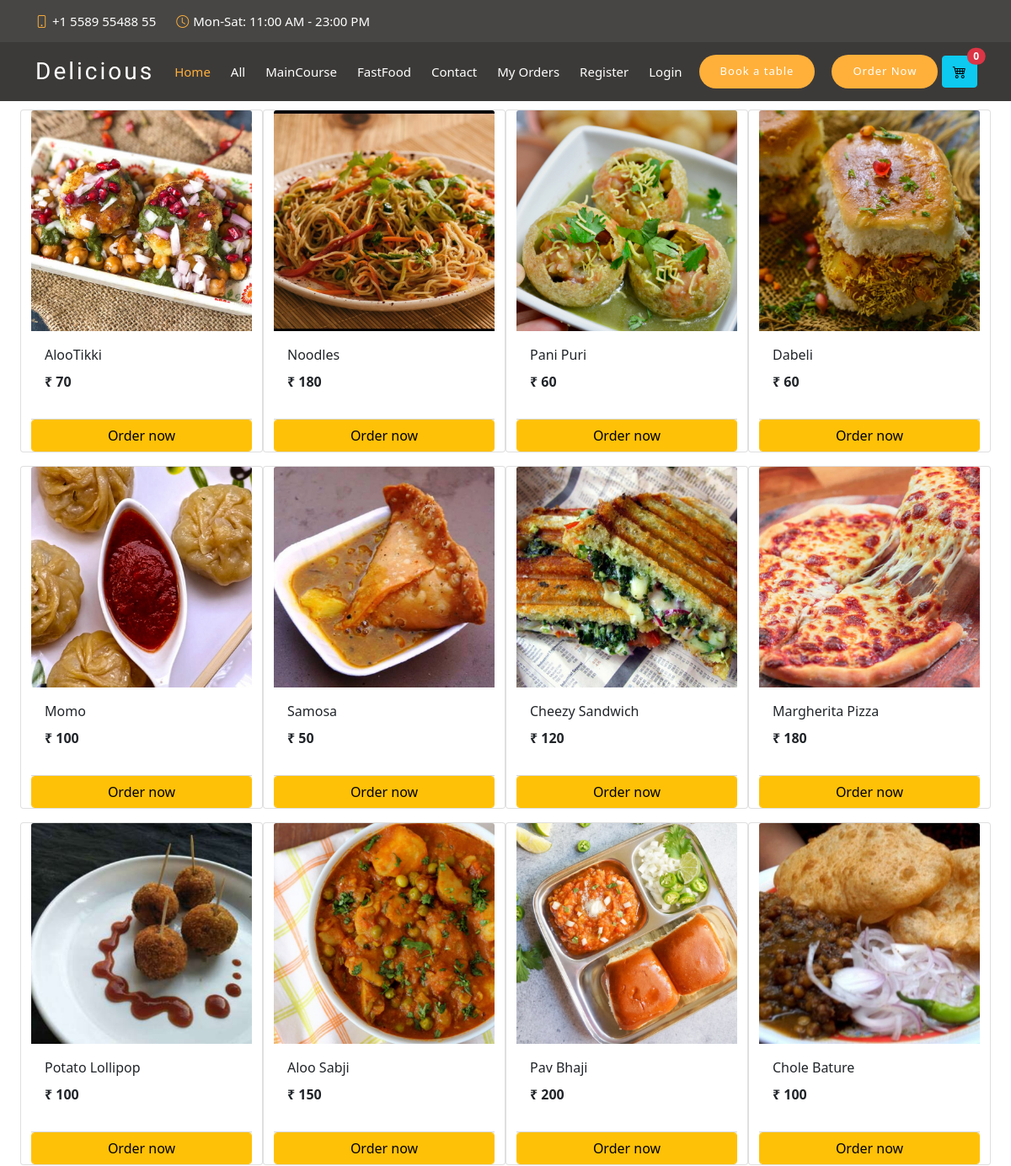
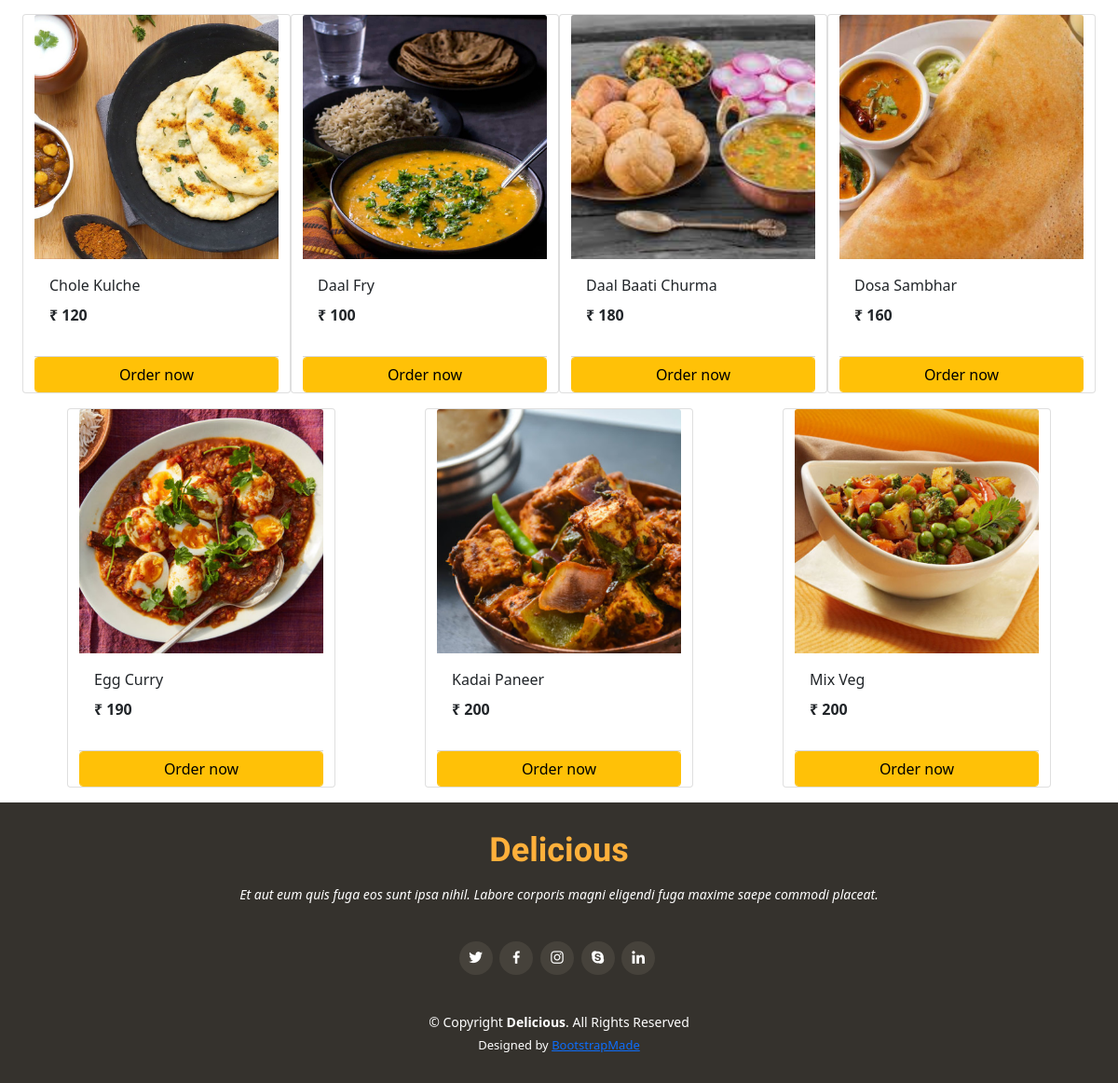
Page /orderpanel on the committed database (2 pictures, top to bottom).
### order/models/category.py (models this page shows, shortened)
class Category(models.Model):
    name=models.CharField(max_length=20)
    @staticmethod
    def get_all_categories():
        return Category.objects.all()

### order/models/product.py (models this page shows, shortened)
class Product(models.Model):
    name=models.CharField(max_length=50)
    price=models.IntegerField(default=0)
    category=models.ForeignKey(Category,on_delete=models.CASCADE ,default=1)
    description=models.CharField(max_length=200 ,default='',null=True,blank=True)
    image=models.ImageField(upload_to='uploads/products/')
    @staticmethod
    def get_all_products():
        return Product.objects.all()

### restaurant/views.py (the view, shortened to what this page needs)
# urls.py: path('orderpanel',OrderPanel.as_view(),name='orderpanel'),
class OrderPanel(View):
    def get(self,request):
        cart=request.session.get('cart')
        if not cart:
            request.session['cart']={}#initially cart is empty when any anonymous user will come
        products=None
        categories=Category.get_all_categories()#all categories come here from category models
        categoryID=request.GET.get('category')#here the categories are take from the server
        if categoryID:
            products=Product.get_all_products_by_categoryid(categoryID)#If there are different categories then it return the categoryID means only category of that id
        else:
            products=Product.get_all_products(); #else return all products of different categories
        data={}
        data['products']=products
        data['categories']=categories
        print('you are:',request.session.get('email'))#this is for testing purpose in console
        return render(request,"orderpanel.html",data)

### order/templatetags/cart.py (called while the page is built)
@register.filter(name='cart_quantity')
def cart_quantity(product,cart):
    keys=cart.keys()
    for id in keys:
        if int(id)==product.id:
            return cart.get(id)
    return 0;

### order/templatetags/custom_filter.py (called while the page is built)
@register.filter(name='currency')
def currency(number):
    return "₹ "+str(number)

### templates/orderpanel.html (shortened to what this page needs)
{% load static %}
{% load cart %}
{% load custom_filter %}
<!DOCTYPE html>
<html lang="en">
<head>
  <link href="{% static 'assets/vendor/animate.css/animate.min.css' %}" rel="stylesheet">
  <link href="{% static 'assets/vendor/bootstrap/css/bootstrap.min.css' %}" rel="stylesheet">
  <link href="{% static 'assets/vendor/bootstrap-icons/bootstrap-icons.css' %}" rel="stylesheet">
  <link href="{% static 'assets/vendor/boxicons/css/boxicons.min.css' %}" rel="stylesheet">
  <link href="{% static 'assets/vendor/glightbox/css/glightbox.min.css' %}" rel="stylesheet">
  <link href="{% static 'assets/vendor/swiper/swiper-bundle.min.css' %}" rel="stylesheet">
  <link href="{% static 'assets/css/style.css' %}" rel="stylesheet">
</head>
<body>
  <section id="topbar" class="d-flex align-items-center fixed-top ">
    <div class="container-fluid container-xl d-flex align-items-center justify-content-center justify-content-lg-start">
      <i class="bi bi-phone d-flex align-items-center"><span>+1 5589 55488 55</span></i>
      <i class="bi bi-clock ms-4 d-none d-lg-flex align-items-center"><span>Mon-Sat: 11:00 AM - 23:00 PM</span></i>
    </div>
  </section>
  <header id="header" class="fixed-top d-flex align-items-center ">
    <div class="container-fluid container-xl d-flex align-items-center justify-content-between">
      <div class="logo me-auto">
        {% if customername %}
        <h1><a href="">Welcome,{{customername |capfirst}}</a></h1>
        {% else %}
        <h1><a href="">Delicious</a></h1>
        {% endif %}
      </div>
      <nav id="navbar" class="navbar order-last order-lg-0">
        <ul>
          <li><a class="nav-link scrollto active" href="/restro">Home</a></li>
          <li><a class="nav-link scrollto" href="/orderpanel">All</a></li>
          {% for category in categories %}
          <li><a class="nav-link scrollto" href="/orderpanel?category={{category.id}}">{{category.name}}</a></li>
          {% endfor %}
          <li><a class="nav-link scrollto" href="/contact">Contact</a></li>
          <li><a class="nav-link scrollto" href="/myorders">My Orders</a></li>
          {% if request.session.customer %}
          <li><a class="nav-link scrollto" href="/logout">Logout</a></li>
          {% else %}
          <li><a class="nav-link scrollto" href="/register">Register</a></li>
          <li><a class="nav-link scrollto" href="/login">Login</a></li>
          {% endif %}
        </ul>
      </nav>
      <a href="/booktable" style="text-decoration:none" class="book-a-table-btn scrollto">Book a table</a>
      <a href="/orderpanel" style="text-decoration:none" class="book-a-table-btn scrollto">Order Now</a> &nbsp; &nbsp; &nbsp;
      <a href="/cart"><button class="btn btn-info position-relative"><i class="bi bi-cart4"></i>
      <span class="position-absolute top-0 start-100 translate-middle badge rounded-pill bg-danger">
       {{request.session.cart.keys|length}}
        </span>
      </button> </a>
    </div>
  </header>
<!doctype html>
<html lang="en">
  <head>
    <link href="https://cdn.jsdelivr.net/npm/bootstrap@5.1.3/dist/css/bootstrap.min.css" rel="stylesheet">
  </head>
  <body>
    <div class="container-fluid mt-3">
      <div class="container-fluid" style="margin-top:130px">
       <div class="row mx-auto">
      {% for product in products %}
      <div class="card mx-auto mb-3" id="{{product.id}}" style="width: 18rem;">
        <img class="card-img-top" src="{{product.image.url}}" alt="Card image cap">
        <div class="card-body">
          <p class="card-title">{{product.name}}</p>
          <p class="card-text"><b>{{product.price|currency}}</b></p>
        </div>
        <div  class="card-footer p-0 no-gutters  ">
          {% if product|cart_quantity:request.session.cart %}
          <div class="row no-gutters" >
            <form action="orderpanel#{{product.id}}" class="col-2" method="POST">
              {% csrf_token %}
              <input hidden type="text" name="product" value="{{product.id}}">
              <input hidden type="text" name="remove" value="True">
              <input type="submit" value=" - " class="btn btn-block btn-danger btn-sm " >
            </form>
            <div class="text-center col">{{product|cart_quantity:request.session.cart}} in cart</div>
            <form action="orderpanel#{{product.id}}" class="col-2" method="POST">
              {% csrf_token %}
              <input hidden type="text" name="product" value="{{product.id}}">
              <input type="submit" value=" + " class=" btn btn-success border-left btn-sm">
            </form>
          </div>
          {% else %}
          <form action="orderpanel#{{product.id}}"  method="POST" class="btn-block">
          <button type="submit" class="btn btn-warning form-control btn-block">Order now</button>
          </form>
         {% endif %}
        </div>
      </div>
      {% endfor %}
    </div>
  </div>
</div>
  </body>
</html>
 <footer id="footer">
  <div class="container">
    <h3>Delicious</h3>
    <p>Et aut eum quis fuga eos sunt ipsa nihil. Labore corporis magni eligendi fuga maxime saepe commodi placeat.</p>
    <div class="social-links">
      <a href="#" class="twitter"><i class="bx bxl-twitter"></i></a>
      <a href="#" class="facebook"><i class="bx bxl-facebook"></i></a>
      <a href="#" class="instagram"><i class="bx bxl-instagram"></i></a>
      <a href="#" class="google-plus"><i class="bx bxl-skype"></i></a>
      <a href="#" class="linkedin"><i class="bx bxl-linkedin"></i></a>
    </div>
    <div class="copyright">
      &copy; Copyright <strong><span>Delicious</span></strong>. All Rights Reserved
    </div>
    <div class="credits">
      Designed by <a href="https://bootstrapmade.com/">BootstrapMade</a>
    </div>
  </div>
</footer>
</body>
</html>

### static/assets/css/style.css (style rules this page uses)
body { font-family: "Poppins", sans-serif; color: #444444; }
a { text-decoration: none; color: #ffb03b; }
h1, h2, h3, h4, h5, h6 { font-family: "Satisfy", sans-serif; }
#topbar { padding: 0; font-size: 15px; height: 50px; transition: all 0.5s; background: rgba(26, 24, 22, 0.8); z-index: 996; color: rgba(255, 255, 255, 0.7); }
#topbar i { color: #ffb03b; line-height: 0; }
#topbar i span { color: #fff; font-style: normal; padding-left: 5px; }
#header { top: 50px; height: 70px; z-index: 997; transition: all 0.5s; padding: 10px 0; background: rgba(26, 24, 22, 0.85); }
#header .logo h1 { font-size: 28px; margin: 0; line-height: 1; font-weight: 400; letter-spacing: 3px; }
#header .logo h1 a, #header .logo h1 a:hover { color: #fff; text-decoration: none; }
.book-a-table-btn { background: #ffb03b; color: #fff; border-radius: 50px; margin: 0 0 0 20px; padding: 10px 25px; font-size: 13px; font-weight: 500; letter-spacing: 1px; transition: 0.3s; white-space: nowrap; }
.navbar { padding: 0; }
.navbar ul { margin: 0; padding: 0; display: flex; list-style: none; align-items: center; }
.navbar li { position: relative; }
.navbar a, .navbar a:focus { display: flex; align-items: center; justify-content: space-between; padding: 10px 0 10px 24px; font-size: 15px; font-weight: 500; color: white; white-space: nowrap; transition: 0.3s; }
.navbar a:hover, .navbar .active, .navbar .active:focus, .navbar li:hover > a { color: #ffb03b; }
section { padding: 60px 0; }
#footer { background: #35322d; color: #fff; font-size: 14px; text-align: center; padding: 30px 0; }
#footer h3 { font-size: 36px; font-weight: 700; color: #ffb03b; position: relative; padding: 0; margin: 0 0 15px 0; }
#footer p { font-size: 15; font-style: italic; padding: 0; margin: 0 0 40px 0; }
#footer .social-links { margin: 0 0 40px 0; }
#footer .social-links a { font-size: 18px; display: inline-block; background: #46423b; color: #fff; line-height: 1; padding: 8px 0; margin-right: 4px; border-radius: 50%; text-align: center; width: 36px; height: 36px; transition: 0.3s; }
#footer .copyright { margin: 0 0 5px 0; }
#footer .credits { font-size: 13px; }

### rows in the picture
Category: name "MainCourse"
Category: name "FastFood"
Product: {{ product.id }} 1 (drawn), image (picture), name "AlooTikki", price "₹ 70"
Product: image (picture), name "Noodles", price "₹ 180"
Product: image (picture), name "Pani Puri", price "₹ 60"
Product: image (picture), name "Dabeli", price "₹ 60"
Product: image (picture), name "Momo", price "₹ 100"
Product: image (picture), name "Samosa", price "₹ 50"
Product: image (picture), name "Cheezy Sandwich", price "₹ 120"
Product: image (picture), name "Margherita Pizza", price "₹ 180"
Product: image (picture), name "Potato Lollipop", price "₹ 100"
Product: image (picture), name "Aloo Sabji", price "₹ 150"
Product: image (picture), name "Pav Bhaji", price "₹ 200"
Product: image (picture), name "Chole Bature", price "₹ 100"
Product: image (picture), name "Chole Kulche", price "₹ 120"
Product: image (picture), name "Daal Fry", price "₹ 100"
Product: image (picture), name "Daal Baati Churma", price "₹ 180"
Product: image (picture), name "Dosa Sambhar", price "₹ 160"
Product: {{ product.id }} 18 (drawn), image (picture), name "Egg Curry", price "₹ 190"
Product: image (picture), name "Kadai Paneer", price "₹ 200"
Product: image (picture), name "Mix Veg", price "₹ 200"

### other values in the picture
{{ request.session.cart.keys|length }} "0"
